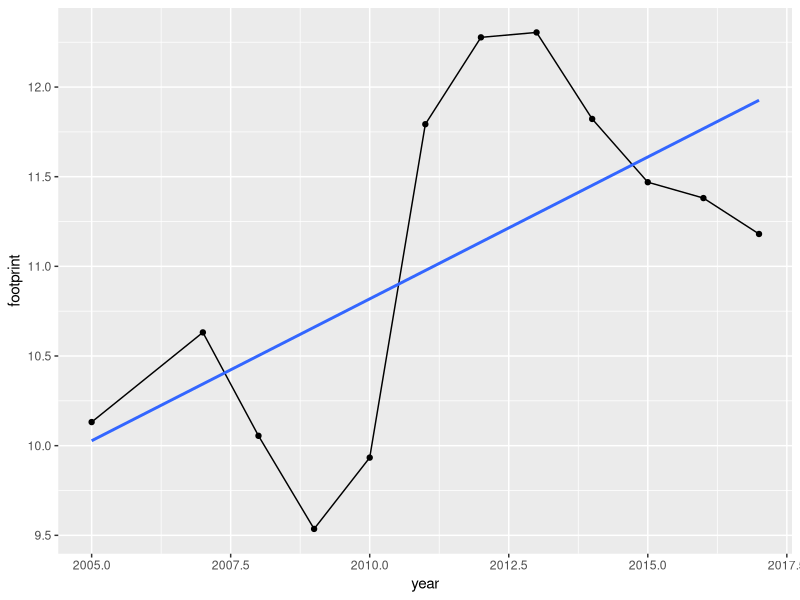

Here is the R script that generated this plot:
# K1_code.R
# Exercise: Modeling Carbon Footprints in Japanese Cities
# Prof. Tim Fraser

# In this dataset, each row is a year, 
# representing the average carbon footprint 
# among Japanese municipalities that year.
# Carbon footprint is measured as tons of emissions per 1000 residents,
# for just cities where anyone lives.

# install packages:
# install.packages(c("dplyr", "readr", "ggplot2", "broom"))

# Load packages
library(dplyr)
library(readr)
library(ggplot2)
library(broom)


# Import data
avg = read_csv("K/avg_annual_footprint.csv")


# Plot the raw data, using geom_point() and geom_line(). 
# What do we observe?
gg = ggplot() +
  geom_point(data = avg, mapping = aes(x = year, y = footprint)) +
  geom_line(data = avg, mapping = aes(x = year, y = footprint))


# Plot a line of best fit with ggplot() over it, using geom_smooth()
# What is the overall trend?
gg +
  geom_smooth(data = avg, mapping = aes(x = year, y = footprint), 
              method = "lm", se = FALSE)




# Task 1: Modeling #################################

# Calculate the model equation for that line of best fit, 
# using your dataframe avg and the lm() function.
# What rate of emissions was an average Japanese city projected
# to produce in the year 0 CE? 
# How much does the average carbon footprint increase 
# with every passing year, according to your model’s beta coeficient?




# Task 2: Model Fit ################################

# Examine the model table, using summary() or broom::tidy().
# How likely is it that these two statistics were just that extreme by chance?



# Task 3: Model Fit ###################################

# Evaluate this model, using summary() or broom::glance().
# What percentage of variation in average carbon footprints
# does it explain? Does it fit better than an intercept model? 
# Is this model’s F statistic statistically significant? 
# How do you know?



# Cleanup!
rm(list = ls())





